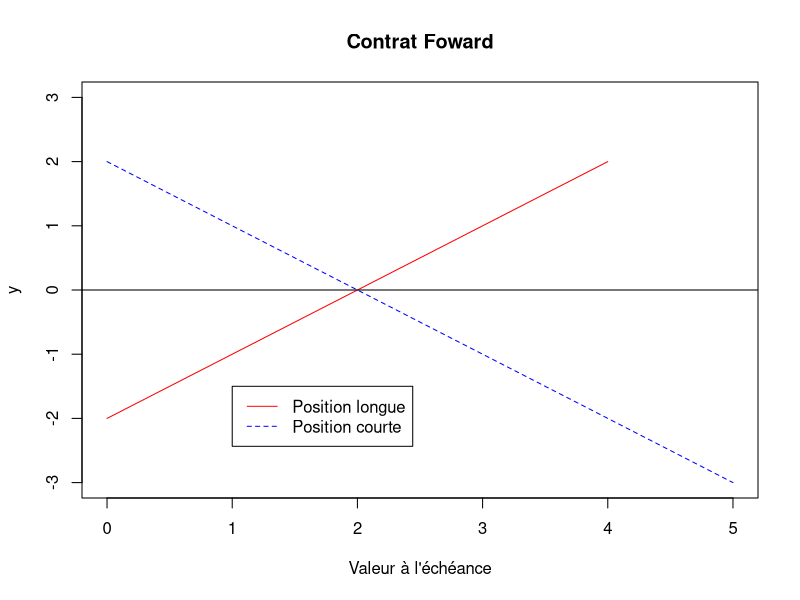
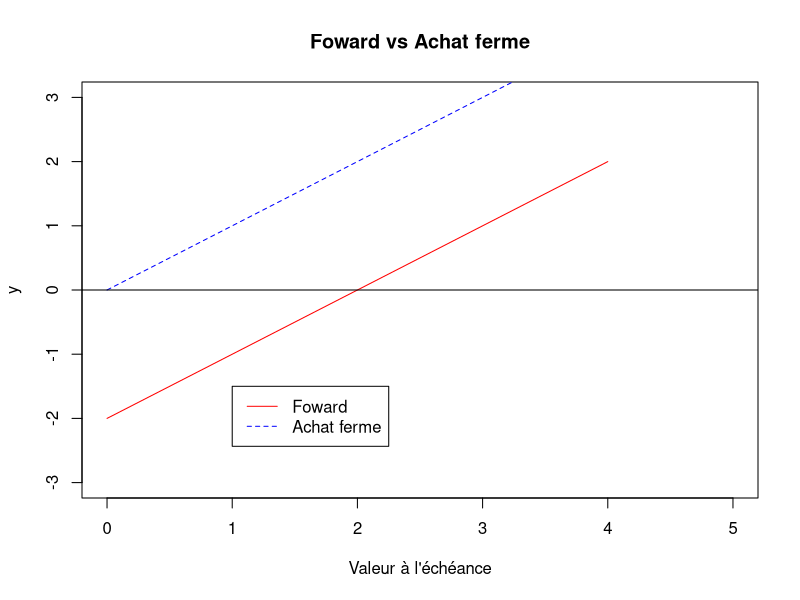
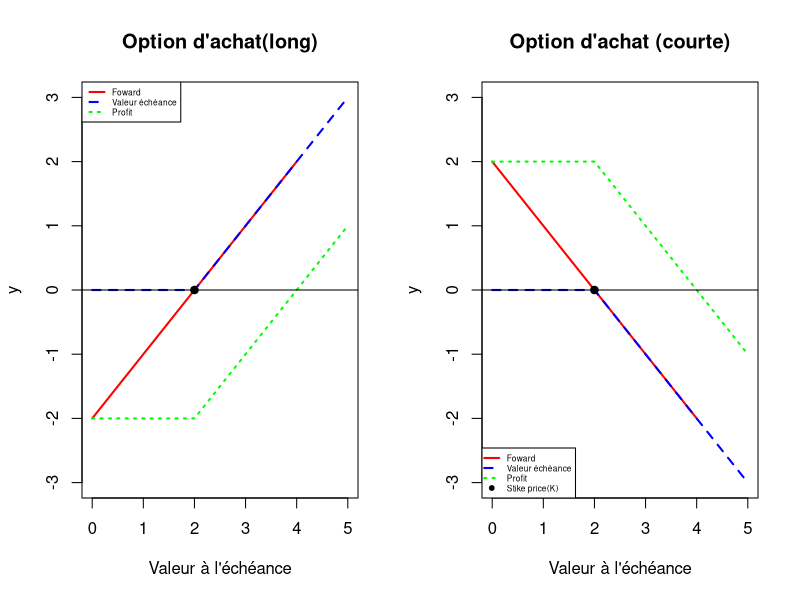
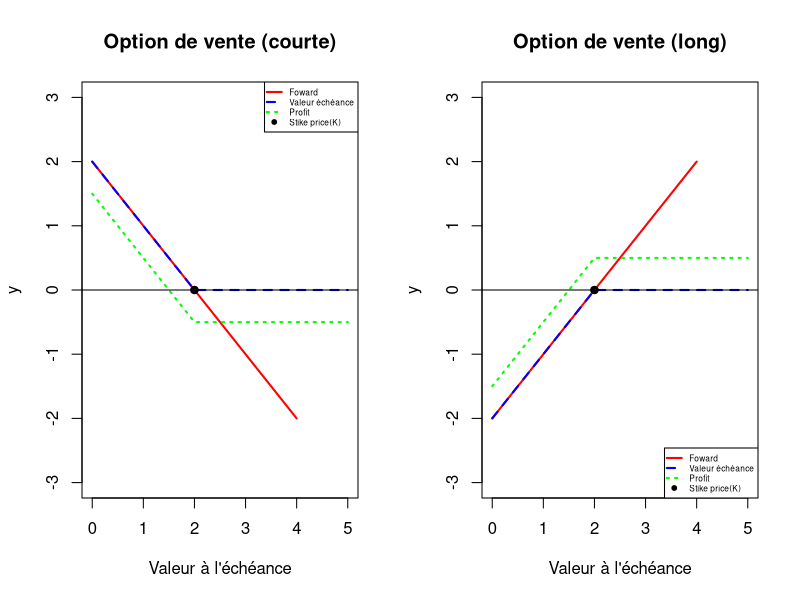

Here is the R script that generated these plots, in order:
## ---- chunk 1
x <- c(0,4)
y <- c(-2,2)
fx <- function(x) -x +2
plot(x,y,xlim=c(0,5),ylim=c(-3,3),xlab='Valeur à l\'échéance',type='l',col='red',main="Contrat Foward")
curve(fx,col='blue',add=TRUE,lty=2)
legend(1,-1.5,c('Position longue',"Position courte"),col=c("red","blue"),lty=c(1,2))
abline(h=0)
## ---- chunk 2
x <- c(0,4)
y <- c(-2,2)
fx <- function(x) x 
plot(x,y,xlim=c(0,5),ylim=c(-3,3),xlab='Valeur à l\'échéance',type='l',col='red',main="Foward vs Achat ferme")
curve(fx,col='blue',add=TRUE,lty=2)
legend(1,-1.5,c('Foward',"Achat ferme"),col=c("red","blue"),lty=c(1,2))
abline(h=0)
## ---- chunk 3
op <- par(mfrow = c(1, 2))
x <- c(0,4)
y <- c(-2,2)
fx <- function(x) pmax(0,x-2) 
fy <- function(x) pmax(0,x-2)-2
plot(x,y,xlim=c(0,5),ylim=c(-3,3),xlab="Valeur à l'échéance",type='l',col='red',main="Option d'achat(long)",lwd=2)
curve(fx,col='blue',add=TRUE,lty=2,lwd=2)
curve(fy,col="green",add=TRUE,lty=3,lwd=2)
legend("topleft",c('Foward',"Valeur échéance","Profit"),col=c("red","blue","green"),lty=c(1,2,3),lwd=2,cex=0.5)
abline(h=0)
points(2,0,pch=19)
x <- c(0,4)
y <- c(2,-2)
fx <- function(x) -pmax(0,x-2) 
fy <- function(x) -pmax(0,x-2)+2
plot(x,y,xlim=c(0,5),ylim=c(-3,3),xlab="Valeur à l'échéance",type='l',col='red',main="Option d'achat (courte)",lwd=2)
curve(fx,col='blue',add=TRUE,lty=2,lwd=2)
curve(fy,col="green",add=TRUE,lty=3,lwd=2)
legend("bottomleft",c('Foward',"Valeur échéance","Profit","Stike price(K)"),col=c("red","blue","green",1),lty=c(1,2,3,NA),pch=c(NA,NA,NA,19),lwd=2,cex=0.5)
abline(h=0)
points(2,0,pch=19)
par(op)
## ---- chunk 4
op <- par(mfrow=c(1,2))
x <- c(0,4)
y <- c(2,-2)
fx <- function(x) pmax(0,2-x) 
fy <- function(x) pmax(0,2-x)-0.5
plot(x,y,xlim=c(0,5),ylim=c(-3,3),xlab="Valeur à l'échéance",type='l',col='red',main="Option de vente (courte)",lwd=2)
curve(fx,col='blue',add=TRUE,lty=2,lwd=2)
curve(fy,col="green",add=TRUE,lty=3,lwd=2)
legend("topright",c('Foward',"Valeur échéance","Profit","Stike price(K)"),col=c("red","blue","green",1),lty=c(1,2,3,NA),pch=c(NA,NA,NA,19),lwd=2,cex=0.5)
abline(h=0)
points(2,0,pch=19)
x <- c(0,4)
y <- c(-2,2)
fx <- function(x) -pmax(0,2-x) 
fy <- function(x) -pmax(0,2-x)+0.5
plot(x,y,xlim=c(0,5),ylim=c(-3,3),xlab="Valeur à l'échéance",type='l',col='red',main="Option de vente (long)",lwd=2)
curve(fx,col='blue',add=TRUE,lty=2,lwd=2)
curve(fy,col="green",add=TRUE,lty=3,lwd=2)
legend("bottomright",c('Foward',"Valeur échéance","Profit","Stike price(K)"),col=c("red","blue","green",1),lty=c(1,2,3,NA),pch=c(NA,NA,NA,19),lwd=2,cex=0.5)
abline(h=0)
points(2,0,pch=19)
